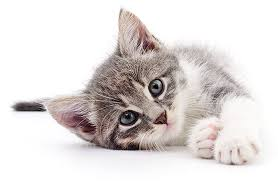
#> input picture Part26/cat.jpg, 278 x 181 px
$ python blog026b.py   (older library calls are emulated)
#> lines starting #> are read from the running program, lines starting #| are printed output that depends on the picture
import cv2
import numpy as np
import matplotlib.pyplot as plt
from sympy.vector import Laplacian

# Laplacian算子
'''
1、判断图像中心像素灰度值与它周围其他像素值的灰度值
2、如果中心像素的灰度更高，则提升中心像素的灰度
3、反之降低中心像素的灰度，从而实现图像锐化操作
'''

img = cv2.imread('cat.jpg')
#> img is the input picture: shape (181, 278, 3); mean B, G, R 217, 218.3, 223.6
cat_img = cv2.cvtColor(img,cv2.COLOR_BGR2RGB)

# 灰度化处理图像
grayImage = cv2.cvtColor(img,cv2.COLOR_BGR2GRAY)

# Laplacian算子
dst = cv2.Laplacian(grayImage,cv2.CV_16S,ksize = 3)
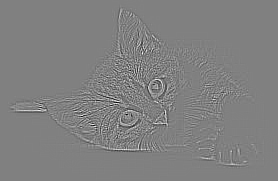
#> dst: shape (181, 278) int16; min -996, max 974, mean 0; drawn with min black and max white
Laplacian = cv2.convertScaleAbs(dst)
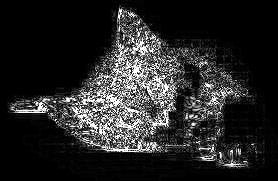
#> Laplacian: shape (181, 278); min 0, max 255, mean 38.7

# 用来正常显示中文标签
plt.rcParams['font.sans-serif']=['SimHei']

# 显示图形
titles = ['原始图像','Laplacian算子']
images = [cat_img,dst]
for i in range(2):
    plt.subplot(1,2,i+1),plt.imshow(images[i],'gray')
    plt.title(titles[i]),plt.xticks([]),plt.yticks([])
plt.show()
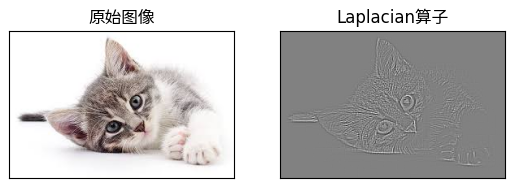
#> figure drawn by matplotlib, 2 panels
